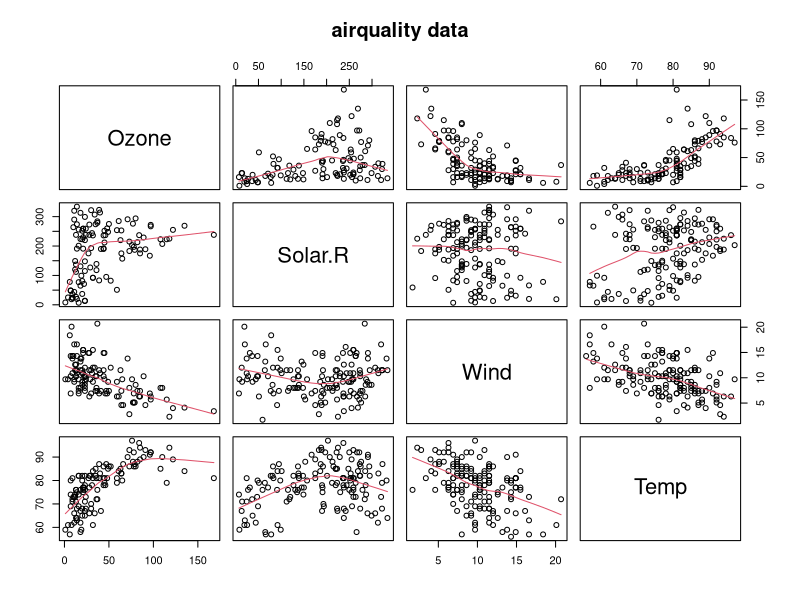
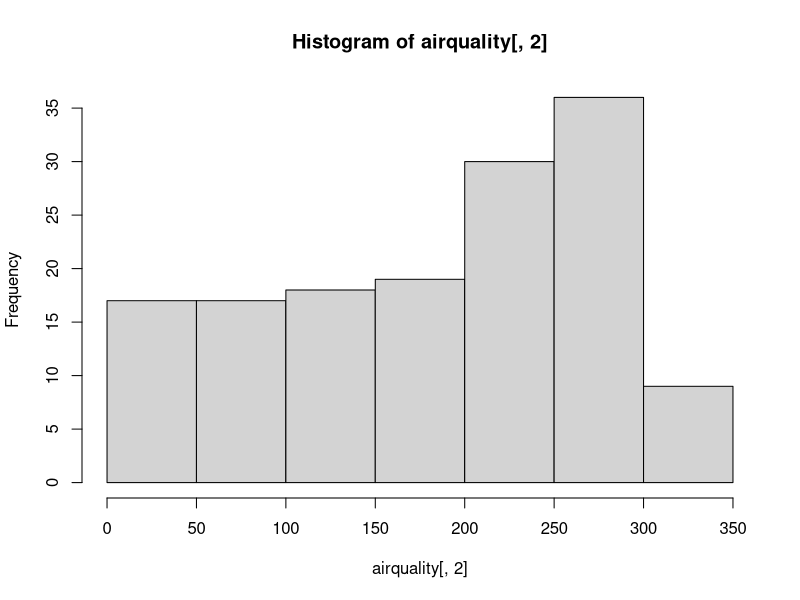

R code for these plots, in order:
airquality
without_na_airquality = airquality[complete.cases(airquality),]
length(without_na_airquality[,1])

# write.csv(without_na_airquality, file="./data/airquality_data")
pairs(airquality[,1:4], panel = panel.smooth, main = "airquality data")

hist(airquality[,2])
